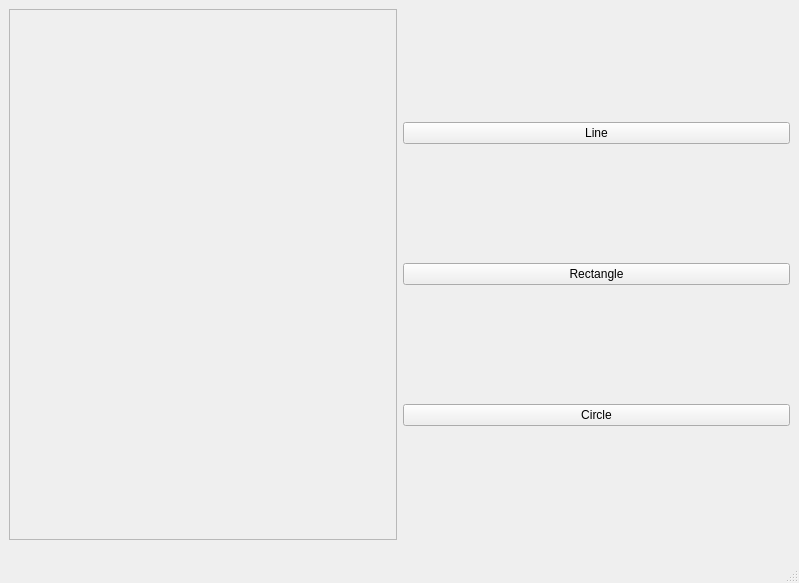
<?xml version="1.0" encoding="UTF-8"?>
<ui version="4.0">
 <class>MainWindow</class>
 <widget class="QMainWindow" name="MainWindow">
  <property name="geometry">
   <rect>
    <x>0</x>
    <y>0</y>
    <width>799</width>
    <height>583</height>
   </rect>
  </property>
  <property name="windowTitle">
   <string>MainWindow</string>
  </property>
  <widget class="QWidget" name="centralwidget">
   <widget class="QWidget" name="horizontalLayoutWidget">
    <property name="geometry">
     <rect>
      <x>9</x>
      <y>9</y>
      <width>781</width>
      <height>531</height>
     </rect>
    </property>
    <layout class="QHBoxLayout" name="horizontalLayout">
     <item>
      <widget class="QFrame" name="frame">
       <property name="frameShape">
        <enum>QFrame::StyledPanel</enum>
       </property>
       <property name="frameShadow">
        <enum>QFrame::Raised</enum>
       </property>
      </widget>
     </item>
     <item>
      <layout class="QVBoxLayout" name="verticalLayout">
       <item>
        <widget class="QPushButton" name="lineButton">
         <property name="text">
          <string>Line</string>
         </property>
        </widget>
       </item>
       <item>
        <widget class="QPushButton" name="rectangleButton">
         <property name="text">
          <string>Rectangle</string>
         </property>
        </widget>
       </item>
       <item>
        <widget class="QPushButton" name="circleButton">
         <property name="text">
          <string>Circle</string>
         </property>
        </widget>
       </item>
      </layout>
     </item>
    </layout>
   </widget>
  </widget>
  <widget class="QMenuBar" name="menubar">
   <property name="geometry">
    <rect>
     <x>0</x>
     <y>0</y>
     <width>799</width>
     <height>22</height>
    </rect>
   </property>
  </widget>
  <widget class="QStatusBar" name="statusbar"/>
 </widget>
 <resources/>
 <connections/>
</ui>
